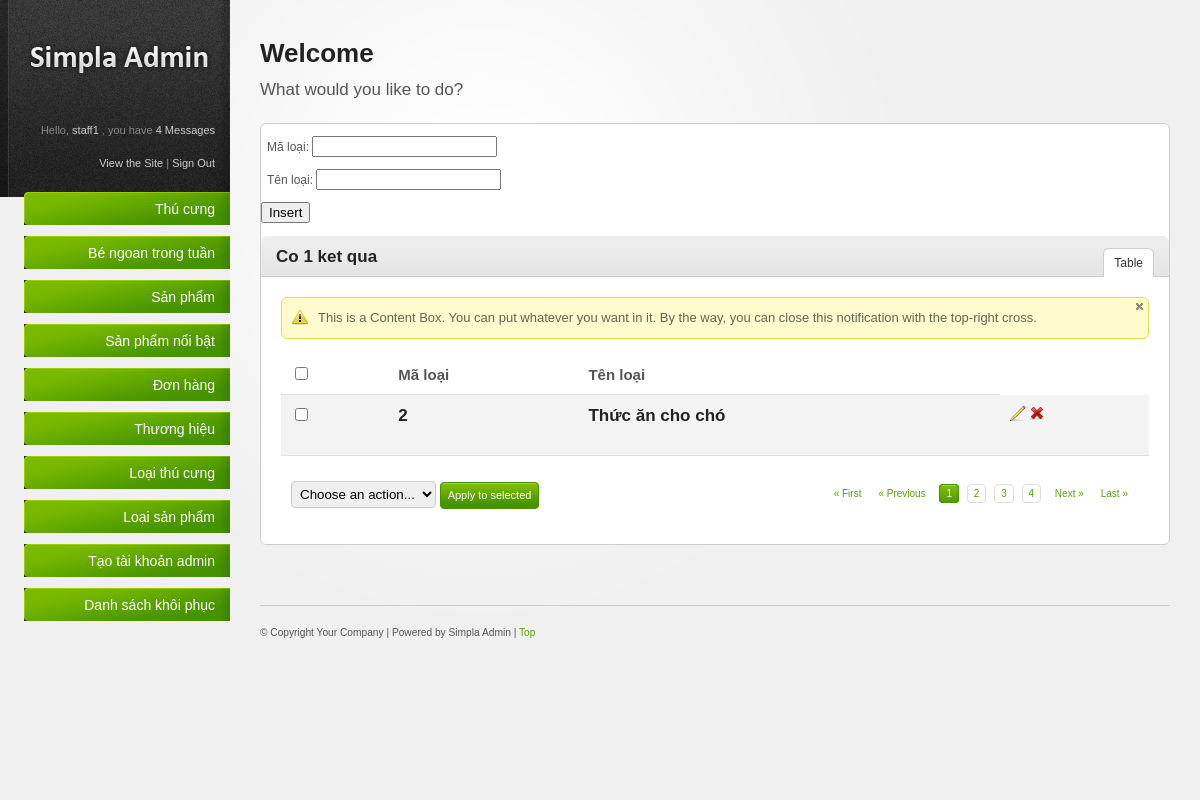
The app's page /admin/loaisp.php (signed in) with its own data.
### tables this page shows
CREATE TABLE `gopy` (
  `magopy` int(255) NOT NULL AUTO_INCREMENT,
  `hoten` varchar(100) NOT NULL,
  `email` varchar(100) NOT NULL,
  `tieude` varchar(100) NOT NULL,
  `noidung` varchar(255) NOT NULL,
  `xoa` tinyint(1) NOT NULL DEFAULT '0',
  PRIMARY KEY (`magopy`)
);

CREATE TABLE `loaisp` (
  `maloai` int(11) NOT NULL AUTO_INCREMENT,
  `tenloai` varchar(100) NOT NULL,
  `xoa` tinyint(1) NOT NULL DEFAULT '0',
  PRIMARY KEY (`maloai`)
);

### admin/pages/content_box_loaisp.php (the view, shortened to what this page needs)
<?php
$sql='select * from loaisp where xoa=0';
$objStatament = $objPDO->prepare($sql);
$objStatament->execute();
$n = $objStatament->rowCount();
$data = $objStatament->fetchAll(PDO::FETCH_OBJ);
?>
<form width="100%" action="store_lsp.php" method="post" enctype="multipart/form-data"><br>
    &ensp;Mã loại: <input type="text" readonly name="maloai"> <br><br>
    &ensp;Tên loại: <input type="text" name="tenloai"> <br><br>
    <input type="submit" onclick="return confirm('Bạn có chắc muốn thêm không?')" name="sm" value="Insert"><br><br>
</form>
<div class="content-box-header">
    <h3>Co <?php echo $n ?> ket qua</h3>
    <ul class="content-box-tabs">
        <li><a href="#tab1" class="default-tab">Table</a></li>
    </ul>
</div>
<div class="content-box-content">
    <div class="tab-content default-tab" id="tab1">
        <div class="notification attention png_bg">
            <a href="#" class="close"><img src="resources/images/icons/cross_grey_small.png" title="Close this notification" alt="close" /></a>
            <div>
                This is a Content Box. You can put whatever you want in it. By the way, you can close this notification with the top-right cross.
            </div>
        </div>
        <table>
            <thead>
                <tr>
                    <th><input class="check-all" type="checkbox" /></th>
                    <th>Mã loại</th>
                    <th>Tên loại</th>
                </tr>
            </thead>
            <tfoot>
                <tr>
                    <td colspan="6">
                        <div class="bulk-actions align-left">
                            <select name="dropdown">
                                <option value="option1">Choose an action...</option>
                            </select>
                            <a class="button" href="#">Apply to selected</a>
                        </div>
                        <div class="pagination">
                            <a href="#" title="First Page">&laquo; First</a><a href="#" title="Previous Page">&laquo; Previous</a>
                            <a href="#" class="number  current" title="1">1</a>
                            <a href="#" class="number" title="2">2</a>
                            <a href="#" class="number" title="3">3</a>
                            <a href="#" class="number" title="4">4</a>
                            <a href="#" title="Next Page">Next &raquo;</a><a href="#" title="Last Page">Last &raquo;</a>
                        </div>
                    </td>
                </tr>
            </tfoot>
            <tbody>
                <?php
                foreach($data as $lsp)
                {
                    ?>
                     <tr>
                    <td><input type="checkbox" name="check-box" /></td>
                    <td><h3><?php echo $lsp->maloai ?><h3></td>
                    <td><h3><?php echo $lsp->tenloai ?></h3></td>
                    <td>
                            <a href="edit_lsp.php?maloai=<?php echo $lsp->maloai ?>"
                            onclick="return confirm('Bạn muốn xóa loại sản phẩm có tên là <?php echo $lsp->tenloai ?> ?')"
                            title="Edit"><img src="resources/images/icons/pencil.png" alt="edit" /></a>
                            <a href="delete_lsp.php?maloai=<?php echo $lsp->maloai ?>"
                            onclick="return confirm('Bạn muốn xóa loại sản phẩm có tên là <?php echo $lsp->tenloai ?> ?')"
                            title="Delete"><img src="resources/images/icons/cross.png" alt="Delete" /></a>
                    </td>
                </tr>
                    <?php
                }
                ?>
            </tbody>
        </table>
    </div>
</div>

### admin/pages/sidebar.php (shortened to what this page needs)
<?php
$sql='select * from gopy where xoa=0';
$objStatament = $objPDO->prepare($sql);
$objStatament->execute();
$n = $objStatament->rowCount();
?>
<div id="sidebar"><div id="sidebar-wrapper">
    <a href="#"><img id="logo" src="resources/images/logo.png" alt="Simpla Admin logo" /></a>
    <div id="profile-links">
        Hello, <a href="#" title="Edit your profile"><?php if(isset($_SESSION['admin'])){foreach($_SESSION['admin'] as $a){echo $a->username;}} ?>
                </a>, you have <a href="#messages" rel="modal" title="3 Messages"><?php echo $n ?> Messages</a><br />
        <br />
        <a href="http://localhost/20211029/" title="View the Site">View the Site</a> | <a href="logout.php" title="Sign Out">Sign Out</a>
    </div>
    <ul id="main-nav">
        <li>
            <a href="#" class="nav-top-item">
            Thú cưng
            </a>
        </li>
        <li>
            <a href="#" class="nav-top-item">
            Bé ngoan trong tuần
            </a>
        </li>
        <li>
            <a href="#" class="nav-top-item">
            Sản phẩm
            </a>
        </li>
        <li>
            <a href="#" class="nav-top-item">
            Sản phẩm nổi bật
            </a>
        </li>
        <li>
            <a href="#" class="nav-top-item">
            Đơn hàng
            </a>
        </li>
        <li>
            <a href="#" class="nav-top-item">
            Thương hiệu
            </a>
        </li>
        <li>
            <a href="#" class="nav-top-item">
            Loại thú cưng
            </a>
        </li>
        <li>
            <a href="#" class="nav-top-item">
            Loại sản phẩm
            </a>
        </li>
        <li>
            <a href="#" class="nav-top-item">
            Tạo tài khoản admin
            </a>
        </li>
        <li>
            <a href="#" class="nav-top-item">
            Danh sách khôi phục
            </a>
        </li>
    </ul>
</div></div>

### admin/resources/css/style.css (style rules this page uses)
html { font-size: 100%; height: 100%; margin-bottom: 1px; }
body { font-family: Arial, Helvetica, sans-serif; color: #555; background: #f0f0f0 url('../images/bg_login.html') top left repeat-y; font-size: 12px; }
h1, h2, h3, h4, h5, h6 { font-family: Helvetica, Arial, sans-serif; color: #222; font-weight: bold; }
h3 { font-size: 17px; padding: 0 0 10px 0; }
a { color: #57a000; text-decoration: none; }
.align-left { float: left; }
.button { font-family: Verdana, Arial, sans-serif; display: inline-block; background: #459300 url('../images/bg-button-green.gif') top left repeat-x !important; border: 1px solid #459300 !important; padding: 4px 7px 4px 7px !important; color: #fff !important; font-size: 11px !important; cursor: pointer; }
#sidebar { background: url('../images/bg-sidebar.gif') top left no-repeat; width: 230px; height: 100%; position: absolute; left: 0; top: 0; color: #888; font-size: 11px; }
#sidebar #sidebar-wrapper { margin: 0 0 0 9px; }
#sidebar a, #sidebar a:active { color:#ccc; }
#sidebar #logo { margin: 40px 0 40px 0; }
#sidebar #profile-links { padding: 0 15px 20px 15px; text-align: right; line-height: 1.5em; }
#sidebar #main-nav { width: 206px; padding: 0; margin: 0 0 0 15px; font-family: Helvetica, Arial, sans-serif; }
#sidebar #main-nav li { list-style: none; padding-bottom: 10px; text-align: right; }
#sidebar #main-nav li a.nav-top-item { background: transparent url('../images/bg-menu-item-green.gif') right center no-repeat; padding: 10px 15px; color: #fff; font-size: 14px; cursor: pointer; display: block; text-decoration: none; }
#main-content ul, #main-content ol { padding: 10px 0; }
#main-content ul li { background: url('../images/icons/bullet_black.png') center left no-repeat; padding: 4px 0 4px 20px; }
.content-box-header { background: #e5e5e5 url('../images/bg-content-box.gif') top left repeat-x; margin-top: 1px; height: 40px; }
.content-box-header h3 { padding: 12px 15px 10px; float: left; }
ul.content-box-tabs { float: right; padding: 12px 15px 0 0 !important; margin: 0 !important; }
ul.content-box-tabs li { float: left; margin: 0; padding: 0 !important; background-image: none !important; }
ul.content-box-tabs li a { color: #333; padding: 8px 10px; display: block; margin: 1px; border-bottom: 0; }
ul.content-box-tabs li a.current { background: #fff; border: 1px solid #ccc; border-bottom: 0; margin: 0; }
.content-box-content { padding: 20px; font-size: 13px; border-top: 1px solid #ccc; }
#main-content table { width: 100%; border-collapse: collapse; }
#main-content table thead th { font-weight: bold; font-size: 15px; border-bottom: 1px solid #ddd; }
#main-content tbody { border-bottom: 1px solid #ddd; }
#main-content tbody tr { background: #fff; }
#main-content tbody tr.alt-row { background: #f3f3f3; }
#main-content table td, #main-content table th { padding: 10px; line-height: 1.3em; }
#main-content table tfoot td .bulk-actions { padding: 15px 0 5px 0; }
#main-content table tfoot td .bulk-actions select { padding: 4px; border: 1px solid #ccc; }
#main-content .pagination { text-align: right; padding: 20px 0 5px 0; font-family: Verdana, Arial, Helvetica, sans-serif; font-size: 10px; }
.pagination a { margin: 0 5px 0 0; padding: 3px 6px; }
.pagination a.number { border: 1px solid #ddd; }
.pagination a.current { background: #469400 url('../images/bg-button-green.gif') top left repeat-x !important; border-color: #459300 !important; color: #fff !important; }
.notification { position: relative; margin: 0 0 15px 0; padding: 0; border: 1px solid; background-position: 10px 11px !important; background-repeat: no-repeat !important; font-size: 13px; width: 99.8%; }
.attention { background: #fffbcc url('../images/icons/exclamation.png') 10px 11px no-repeat; border-color: #e6db55; color: #666452; }
.notification div { display:block; font-style:normal; padding: 10px 10px 10px 36px; line-height: 1.5em; }
.notification .close { color:#990000; font-size:9px; position:absolute; right:5px; top:5px; }

### records on screen
gopy: username "staff1"
loaisp: maloai "2", tenloai "Thức ăn cho chó"

### other values on screen
$n "4"
$n "1"
